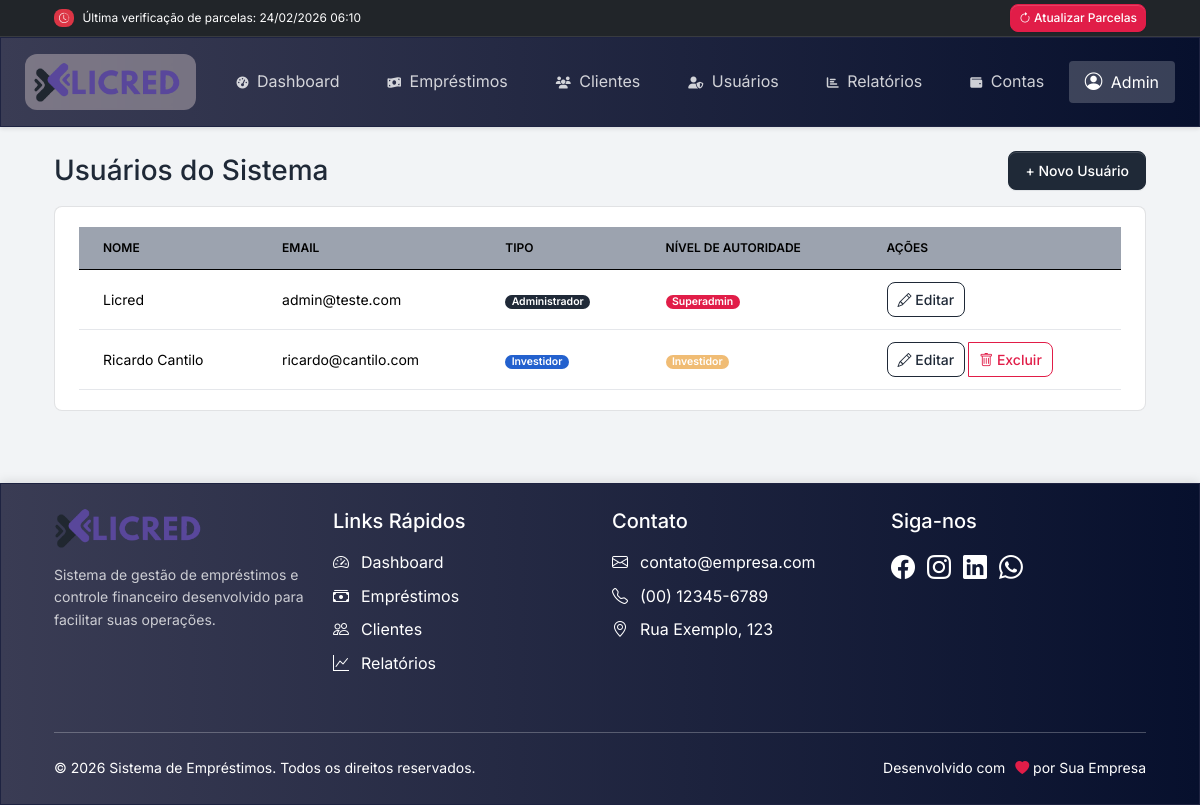
Page /usuarios/index.php (signed in) on the committed database.
### tables this page shows
CREATE TABLE `usuarios` (
  `id` int(11) NOT NULL,
  `nome` varchar(255) NOT NULL,
  `email` varchar(150) NOT NULL,
  `senha` varchar(255) NOT NULL,
  `tipo` enum('administrador','investidor') NOT NULL DEFAULT 'investidor',
  `nivel_autoridade` enum('administrador','investidor','superadmin') NOT NULL DEFAULT 'investidor'
);

### usuarios/index.php (the view, shortened to what this page needs)
<?php
require_once __DIR__ . '/../includes/head.php';
$sql = "SELECT id, nome, email, tipo, nivel_autoridade FROM usuarios ORDER BY nome ASC";
$resultado = $conn->query($sql);
$usuarios = $resultado->fetch_all(MYSQLI_ASSOC);
?>
<body>
<div class="container py-4">
    <div class="d-flex justify-content-between align-items-center mb-3">
        <h3 class="mb-0">Usuários do Sistema</h3>
        <a href="novo.php" class="btn btn-primary">+ Novo Usuário</a>
    </div>
    <div class="card">
        <div class="card-body">
            <div class="table-responsive">
                <table class="table table-hover align-middle">
                    <thead class="table-light">
                        <tr>
                            <th>Nome</th>
                            <th>Email</th>
                            <th>Tipo</th>
                            <th>Nível de Autoridade</th>
                            <th>Ações</th>
                        </tr>
                    </thead>
                    <tbody>
                        <?php if (count($usuarios) > 0): ?>
                            <?php foreach ($usuarios as $usuario): ?>
                                <tr>
                                    <td><?= htmlspecialchars($usuario['nome']) ?></td>
                                    <td><?= htmlspecialchars($usuario['email']) ?></td>
                                    <td>
                                        <span class="badge bg-<?= $usuario['tipo'] === 'administrador' ? 'primary' : 'info' ?>">
                                            <?= ucfirst($usuario['tipo']) ?>
                                        </span>
                                    </td>
                                    <td>
                                        <span class="badge bg-<?= $usuario['nivel_autoridade'] === 'superadmin' ? 'danger' : ($usuario['nivel_autoridade'] === 'administrador' ? 'primary' : 'secondary') ?>">
                                            <?= ucfirst($usuario['nivel_autoridade']) ?>
                                        </span>
                                    </td>
                                    <td>
                                        <div class="btn-group">
                                            <form action="editar.php" method="POST" class="me-1">
                                                <button type="submit" class="btn btn-sm btn-outline-primary">
                                                    <i class="bi bi-pencil"></i> Editar
                                                </button>
                                            </form>
                                            <?php if ($_SESSION['usuario_id'] != $usuario['id']): ?>
                                                <button type="button" class="btn btn-sm btn-outline-danger" data-bs-toggle="modal" data-bs-target="#modalExcluir" data-id="<?= $usuario['id'] ?>" data-nome="<?= htmlspecialchars($usuario['nome']) ?>">
                                                    <i class="bi bi-trash"></i> Excluir
                                                </button>
                                            <?php endif; ?>
                                        </div>
                                    </td>
                                </tr>
                            <?php endforeach; ?>
                        <?php else: ?>
                            <tr>
                                <td colspan="5" class="text-center py-3">Nenhum usuário cadastrado.</td>
                            </tr>
                        <?php endif; ?>
                    </tbody>
                </table>
            </div>
        </div>
    </div>
</div>
<?php require_once __DIR__ . '/../includes/footer.php'; ?>
</body>
</html>

### assets/css/estilo.css (style rules this page uses)
:root { --bg-blue-dark: linear-gradient(to right, rgb(58 60 84), rgb(7 16 45)); --border-blue-dark: 1px solid rgb(30 35 65); --bg-blue-light: linear-gradient(to right, rgb(160 190 240), rgb(40 70 120)); --border-blue-light: 1px solid rgb(50 90 140); --bg-purple: linear-gradient(to right, rgb(138 43 226), rgb(60 0 100)); --border-purple: 1px solid rgb(90 20 130); --bg-pink: linear-gradient(to right, rgb(255 182 193), rgb(180 60 100)); --border-pink: 1px solid rgb(190 80 110); --bg-orange: linear-gradient(to right, rgb(255 200 100), rgb(180 80 0)); --border-orange: 1px solid rgb(190 100 20); --bg-green: linear-gradient(to right, rgb(80 130 80), rgb(30 70 30)); --border-green: 1px solid rgb(40 90 40); --bg-green-teal: linear-gradient(to right, rgb(64 224 208), rgb(0 80 80)); --border-green-teal: 1px solid rgb(20 100 100); --bg-red: linear-gradient(to right, rgb(150 30 30), rgb(70 0 0)); --border-red: 1px solid rgb(90 10 10); --bg-gray: linear-gradient(to right, rgb(120 120 120), rgb(50 50 50)); --border-gray: 1px solid rgb(70 70 70); --bg-black-soft: linear-gradient(to right, rgb(50 50 50), rgb(10 10 10)); --border-black-soft: 1px solid rgb(30 30 30); }
.table th, .table td { padding: 0.5rem; font-size: 0.9rem; }
.badge { font-size: 0.8rem; padding: 0.25rem 0.5rem; }
.btn-sm { padding: 0.25rem 0.5rem; font-size: 0.8rem; }

### rows in the picture
usuarios: nome "Licred", email "admin@teste.com", tipo "Administrador", nivel_autoridade "Superadmin"
usuarios: nome "Ricardo Cantilo", email "ricardo@cantilo.com", tipo "Investidor", nivel_autoridade "Investidor"

### other values in the picture
$data_hora_verificacao "24/02/2026 06:10"
$item['texto'] "Dashboard"
$item['texto'] "Empréstimos"
$item['texto'] "Clientes"
$item['texto'] "Usuários"
$item['texto'] "Relatórios"
$item['texto'] "Contas"
